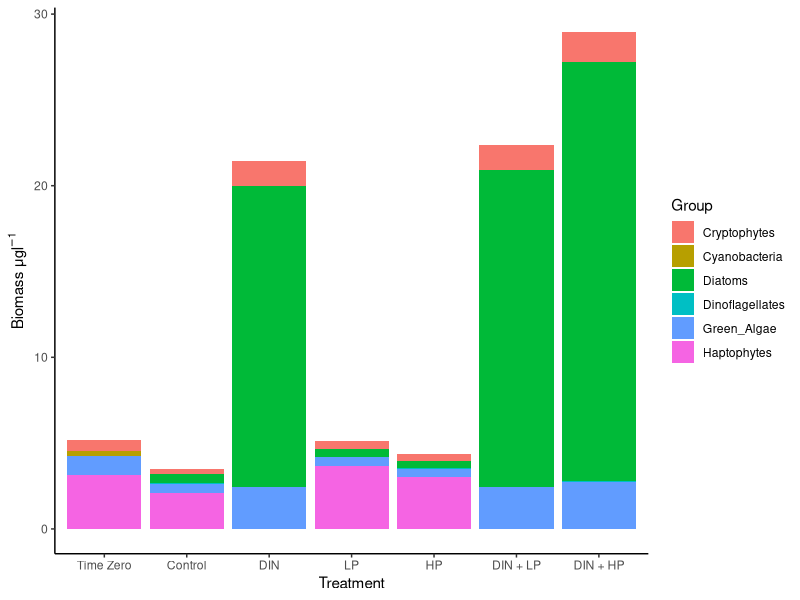
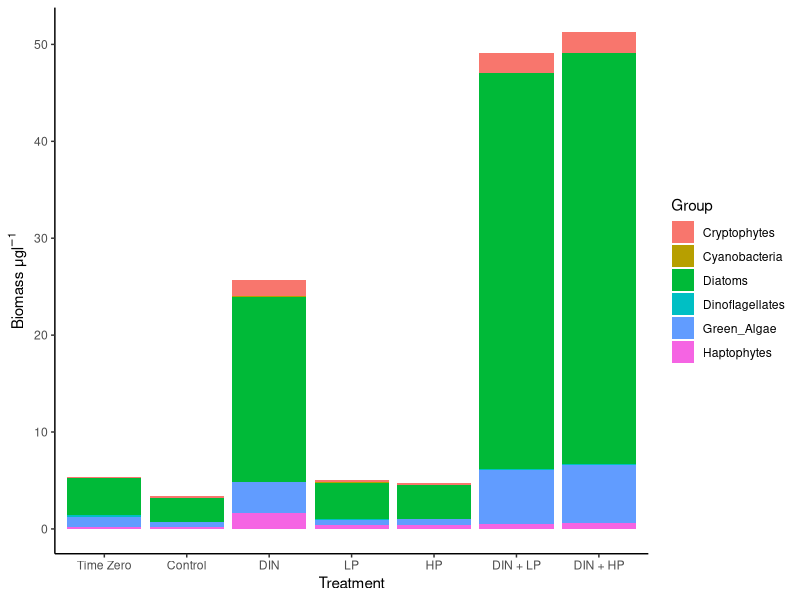
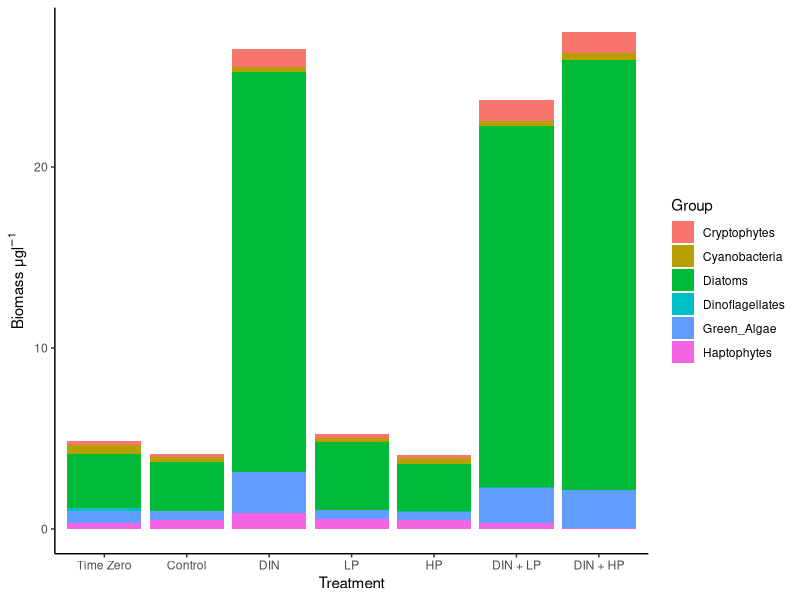
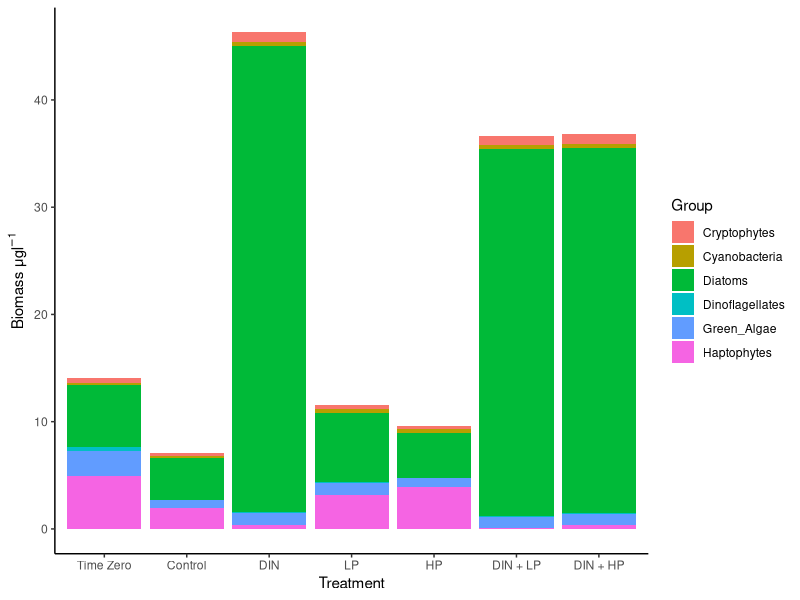

Recreate these plots in R, in order. (Note: this script raises an error after producing the figures.)
#2023-11-14
#Stacked barplots using PhytoClass data

library(tidyverse)
library(dplyr)
library(lubridate)
library(readxl)
library(ggplot2)
library(car)
library(rstatix)

#########################Bioassay 1

#import data

pc_bioassay_1 = read_excel("data/PhytoClass_data.xlsx", sheet = "Bioassay_1")

summary(pc_bioassay_1)
glimpse(pc_bioassay_1)

#figure

B1_community_plot = ggplot(pc_bioassay_1, aes(fill=Group, 
                                                   y=Concentration, 
                                                   x = fct_relevel(Treatment, "T0", "Control", "DIN", "LP", "HP", "DIN_LP", "DIN_HP"))) + 
  geom_bar(position="stack", stat="identity") + 
  ylab(expression(paste("Biomass \u03BCg", l^-1))) + 
  xlab("Treatment") + 
  labs(fill ='Group') +
  scale_x_discrete(labels= c("T0" = "Time Zero", "Control" = "Control", "DIN" = "DIN", "LP" = "LP", "HP" = "HP", "DIN_LP" = "DIN + LP", "DIN_HP" = "DIN + HP")) +
  theme_classic()
ggsave(B1_community_plot, filename = "figures/PhytoClass/B1_community_plot.png",
       device = "png", height = 7, width = 11)

#########################Bioassay 2

#import data

pc_bioassay_2 = read_excel("data/PhytoClass_data.xlsx", sheet = "Bioassay_2")

summary(pc_bioassay_2)
glimpse(pc_bioassay_2)

#figure

B2_community_plot = ggplot(pc_bioassay_2, aes(fill=Group, 
                                              y=Concentration, 
                                              x = fct_relevel(Treatment, "T0", "Control", "DIN", "LP", "HP", "DIN_LP", "DIN_HP"))) + 
  geom_bar(position="stack", stat="identity") + 
  ylab(expression(paste("Biomass \u03BCg", l^-1))) + 
  xlab("Treatment") + 
  labs(fill ='Group') +
  scale_x_discrete(labels= c("T0" = "Time Zero", "Control" = "Control", "DIN" = "DIN", "LP" = "LP", "HP" = "HP", "DIN_LP" = "DIN + LP", "DIN_HP" = "DIN + HP")) +
  theme_classic()
ggsave(B2_community_plot, filename = "figures/PhytoClass/B2_community_plot.png",
       device = "png", height = 7, width = 11)

#########################Bioassay 3

#import data

pc_bioassay_3 = read_excel("data/PhytoClass_data.xlsx", sheet = "Bioassay_3")

summary(pc_bioassay_3)
glimpse(pc_bioassay_3)

#figure

B3_community_plot = ggplot(pc_bioassay_3, aes(fill=Group, 
                                              y=Concentration, 
                                              x = fct_relevel(Treatment, "T0", "Control", "DIN", "LP", "HP", "DIN_LP", "DIN_HP"))) + 
  geom_bar(position="stack", stat="identity") + 
  ylab(expression(paste("Biomass \u03BCg", l^-1))) + 
  xlab("Treatment") + 
  labs(fill ='Group') +
  scale_x_discrete(labels= c("T0" = "Time Zero", "Control" = "Control", "DIN" = "DIN", "LP" = "LP", "HP" = "HP", "DIN_LP" = "DIN + LP", "DIN_HP" = "DIN + HP")) +
  theme_classic()
ggsave(B3_community_plot, filename = "figures/PhytoClass/B3_community_plot.png",
       device = "png", height = 7, width = 11)

#########################Bioassay 4

#import data

pc_bioassay_4 = read_excel("data/PhytoClass_data.xlsx", sheet = "Bioassay_4")

summary(pc_bioassay_4)
glimpse(pc_bioassay_4)

#figure

B4_community_plot = ggplot(pc_bioassay_4, aes(fill=Group, 
                                              y=Concentration, 
                                              x = fct_relevel(Treatment, "T0", "Control", "DIN", "LP", "HP", "DIN_LP", "DIN_HP"))) + 
  geom_bar(position="stack", stat="identity") + 
  ylab(expression(paste("Biomass \u03BCg", l^-1))) + 
  xlab("Treatment") + 
  labs(fill ='Group') +
  scale_x_discrete(labels= c("T0" = "Time Zero", "Control" = "Control", "DIN" = "DIN", "LP" = "LP", "HP" = "HP", "DIN_LP" = "DIN + LP", "DIN_HP" = "DIN + HP")) +
  theme_classic()
ggsave(B4_community_plot, filename = "figures/PhytoClass/B4_community_plot.png",
       device = "png", height = 7, width = 11)

#all biossays:

All_Chl_a_bargraph = ggplot(data = all_bioassay, 
                            aes(x = fct_relevel(Treatment, "T_0", "Control", "DIN", "LP", "HP", "DIN_LP", "DIN_HP"), y=Chl_a)) +
  geom_bar(stat='identity', fill="darkgrey") +
  xlab("Treatment") +
  ylab(expression(paste("Chl a \u03BCg", l^-1))) +
  scale_x_discrete(labels= c("T_0" = "Time Zero", "Control" = "Control", "DIN" = "DIN", "LP" = "LP", "HP" = "HP", "DIN_LP" = "DIN+LP", "DIN_HP" = "DIN+HP")) +
  facet_wrap(~factor(Bioassay, levels=c('May', 'June', 'July', 'September')),  ncol=2, labeller=variable_labeller) +
  theme_classic(base_size = 11) +
  theme(strip.background = element_blank(), strip.text = element_text(hjust = 0)) + 
  ylim(0, 60)
ggsave(All_Chl_a_bargraph, filename = "figures/All_Chl_a_bargraph.png",
       device = "png", height = 7, width = 11)
